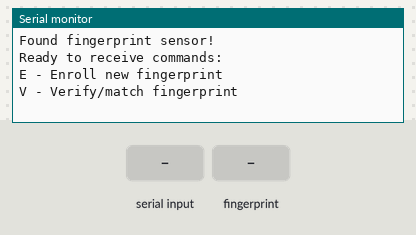
A sketch run on a simulated Arduino Uno, built with avr-gcc and run on an emulated ATmega328P. Parts: the last lines printed to the serial monitor. The inputs (shaded band) are chosen by the test bench.

Above: at 2.2 s.
2.3 s: "V90\n" received over Serial
At 3.3 s:
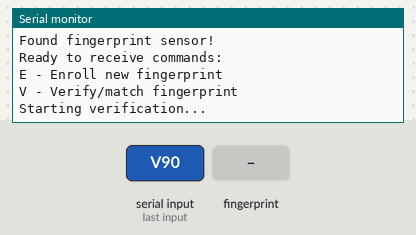
3.8 s: "E90\n" received over Serial
At 3.99 s:
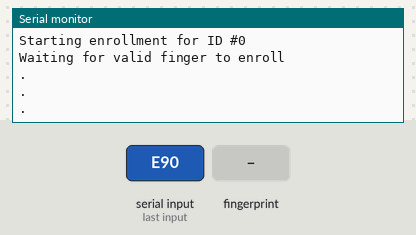
5.3 s: finger stored as number 1 placed on the sensor
At 5.8 s:
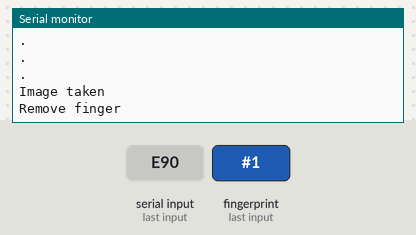
9.0 s: finger stored as number 1 placed on the sensor
At 9.9 s:
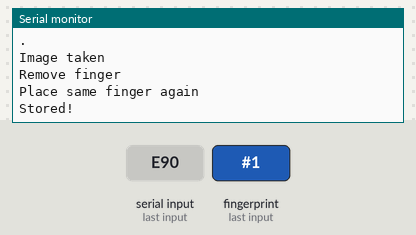

Measured:
- after the input at 2.3 s, the serial monitor: prints a new line at once (image 1)
- after the input at 3.8 s, the serial monitor: prints a new line at once (image 2)
- after the input at 5.3 s, the serial monitor: prints a new line at once (image 3)
- after the input at 9.0 s, the serial monitor: prints a new line after 0.21 s (image 4)

The sketch:

fingerprint_arduino_bridge.ino
```cpp
#include <Adafruit_Fingerprint.h>
#include <SoftwareSerial.h>

// On Arduino Uno, use pins 2 & 3 for sensor connection
#define FINGERPRINT_RX 2
#define FINGERPRINT_TX 3

// Set up the serial port for the sensor
SoftwareSerial fingerSerial(FINGERPRINT_RX, FINGERPRINT_TX);
Adafruit_Fingerprint finger = Adafruit_Fingerprint(&fingerSerial);

void setup() {
  // Start serial communication with computer
  Serial.begin(9600);
  while (!Serial);

  // Start fingerprint sensor
  finger.begin(57600);

  if (finger.verifyPassword()) {
    Serial.println("Found fingerprint sensor!");
  } else {
    Serial.println("Did not find fingerprint sensor :(");
    while (1);
  }

  Serial.println("Ready to receive commands:");
  Serial.println("E - Enroll new fingerprint");
  Serial.println("V - Verify/match fingerprint");
}

uint8_t getFingerprintEnroll(uint8_t id) {
  int p = -1;
  Serial.println("Waiting for valid finger to enroll");
  while (p != FINGERPRINT_OK) {
    p = finger.getImage();
    switch (p) {
    case FINGERPRINT_OK:
      Serial.println("Image taken");
      break;
    case FINGERPRINT_NOFINGER:
      Serial.println(".");
      break;
    case FINGERPRINT_PACKETRECIEVEERR:
      Serial.println("Communication error");
      break;
    case FINGERPRINT_IMAGEFAIL:
      Serial.println("Imaging error");
      break;
    default:
      Serial.println("Unknown error");
      break;
    }
  }

  p = finger.image2Tz(1);
  if (p != FINGERPRINT_OK) {
    Serial.println("Image conversion failed");
    return p;
  }

  Serial.println("Remove finger");
  delay(2000);
  p = 0;
  while (p != FINGERPRINT_NOFINGER) {
    p = finger.getImage();
  }

  Serial.println("Place same finger again");
  while (p != FINGERPRINT_OK) {
    p = finger.getImage();
  }

  p = finger.image2Tz(2);
  if (p != FINGERPRINT_OK) {
    Serial.println("Image conversion failed");
    return p;
  }

  p = finger.createModel();
  if (p != FINGERPRINT_OK) {
    Serial.println("Failed to create model");
    return p;
  }

  p = finger.storeModel(id);
  if (p != FINGERPRINT_OK) {
    Serial.println("Failed to store model");
    return p;
  }

  Serial.println("Stored!");
  return true;
}

uint8_t getFingerprintMatching() {
  uint8_t p = finger.getImage();
  if (p != FINGERPRINT_OK) return p;

  p = finger.image2Tz();
  if (p != FINGERPRINT_OK) return p;

  p = finger.fingerFastSearch();
  if (p == FINGERPRINT_OK) {
    Serial.print("Found ID #"); Serial.print(finger.fingerID);
    Serial.print(" with confidence of "); Serial.println(finger.confidence);
  } else if (p == FINGERPRINT_NOTFOUND) {
    Serial.println("Did not find a match");
  } else {
    Serial.println("Unknown error");
  }
  return p;
}

void loop() {
  if (Serial.available()) {
    char cmd = Serial.read();
    if (cmd == 'V') {
      Serial.println("Starting verification...");
      getFingerprintMatching();
    }
    else if (cmd == 'E') {
      // Read the ID number that follows the 'E'
      String idStr = "";
      while (Serial.available()) {
        char c = Serial.read();
        if (isdigit(c)) {
          idStr += c;
        }
      }
      int id = idStr.toInt();
      Serial.print("Starting enrollment for ID #");
      Serial.println(id);
      getFingerprintEnroll(id);
    }
  }
}
```
